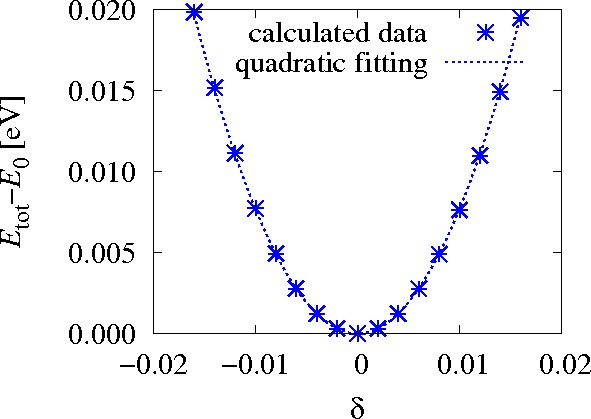

Generate this figure with gnuplot:
#!/usr/bin/env gnuplot
##
HARTREE_IN_EV = 27.21138386

set encoding iso_8859_1
set terminal postscript portrait enhanced "Times-Roman" color 24
set output "perovskite-B44.eps"
set size 1.0,0.5

Etot(x) = 3.0/2*B44 * x**2 + Emin
# initial values
B44     =    30.0   # [eV]
Emin    = -3587.0   # [eV]
fit Etot(x) 'perovskite-B44.dat' using ($1):($3*HARTREE_IN_EV) via B44, Emin

set format y "%.3f"
set ylabel "{/Times-Italic E}_{tot}-{/Times-Italic E}_0 [eV]"

#set origin 0.0,0.0
#set yrange [-0.005:0.020]
set xlabel "{/Symbol d}"
set xtics 0.01
set ytics 0.005
plot 'perovskite-B44.dat' using  ($1):($3*HARTREE_IN_EV-Emin) t 'calculated data' w p lt 3 pt 3 ps 2 lw 3,\
     3.0/2*B44 * x**2 t 'quadratic fitting' w l lt 3 lw 3

print 'B44 = ', B44, ' [eV]'

#set output
#!gs -q -sDEVICE=ppm -sPAPERSIZE=a4 -r90x90 -dSAFER -dNOPAUSE -dBATCH -sOutputFile=- -q perovskite-B44.eps | \
#                                                  pnmcrop -white | cjpeg -quality 90 > perovskite-B44.jpg

#Local variables:
#  compile-command: "gnuplot perovskite-B44.gp"
#End:
